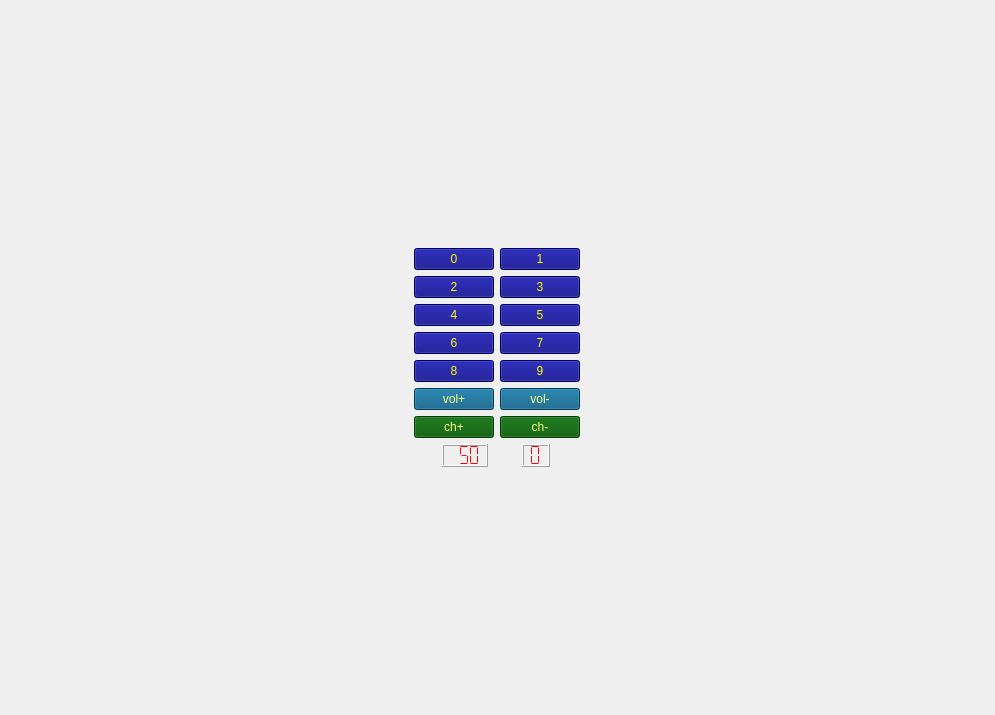
<?xml version="1.0" encoding="UTF-8"?>
<ui version="4.0">
 <class>channel_switch</class>
 <widget class="QWidget" name="channel_switch">
  <property name="geometry">
   <rect>
    <x>0</x>
    <y>0</y>
    <width>995</width>
    <height>715</height>
   </rect>
  </property>
  <property name="windowTitle">
   <string>Form</string>
  </property>
  <layout class="QGridLayout" name="gridLayout_2">
   <item row="0" column="0">
    <layout class="QVBoxLayout" name="verticalLayout">
     <item>
      <layout class="QGridLayout" name="gridLayout">
       <item row="2" column="0">
        <widget class="QPushButton" name="pcmd_2">
         <property name="sizePolicy">
          <sizepolicy hsizetype="Fixed" vsizetype="Fixed">
           <horstretch>0</horstretch>
           <verstretch>0</verstretch>
          </sizepolicy>
         </property>
         <property name="styleSheet">
          <string notr="true">color: rgb(255, 255, 0);
background-color: rgb(0, 0, 127);</string>
         </property>
         <property name="text">
          <string>2</string>
         </property>
        </widget>
       </item>
       <item row="5" column="0">
        <widget class="QPushButton" name="pcmd_4">
         <property name="sizePolicy">
          <sizepolicy hsizetype="Fixed" vsizetype="Fixed">
           <horstretch>0</horstretch>
           <verstretch>0</verstretch>
          </sizepolicy>
         </property>
         <property name="styleSheet">
          <string notr="true">color: rgb(255, 255, 0);
background-color: rgb(0, 0, 127);</string>
         </property>
         <property name="text">
          <string>4</string>
         </property>
        </widget>
       </item>
       <item row="5" column="2">
        <widget class="QPushButton" name="pcmd_5">
         <property name="sizePolicy">
          <sizepolicy hsizetype="Fixed" vsizetype="Fixed">
           <horstretch>0</horstretch>
           <verstretch>0</verstretch>
          </sizepolicy>
         </property>
         <property name="styleSheet">
          <string notr="true">color: rgb(255, 255, 0);
background-color: rgb(0, 0, 127);</string>
         </property>
         <property name="text">
          <string>5</string>
         </property>
        </widget>
       </item>
       <item row="0" column="2">
        <widget class="QPushButton" name="pcmd_1">
         <property name="sizePolicy">
          <sizepolicy hsizetype="Fixed" vsizetype="Fixed">
           <horstretch>0</horstretch>
           <verstretch>0</verstretch>
          </sizepolicy>
         </property>
         <property name="styleSheet">
          <string notr="true">color: rgb(255, 255, 0);
background-color: rgb(0, 0, 127);</string>
         </property>
         <property name="text">
          <string>1</string>
         </property>
        </widget>
       </item>
       <item row="8" column="2">
        <widget class="QPushButton" name="pcmd_9">
         <property name="sizePolicy">
          <sizepolicy hsizetype="Fixed" vsizetype="Fixed">
           <horstretch>0</horstretch>
           <verstretch>0</verstretch>
          </sizepolicy>
         </property>
         <property name="styleSheet">
          <string notr="true">background-color: rgb(0, 0, 127);
color: rgb(255, 255, 0);</string>
         </property>
         <property name="text">
          <string>9</string>
         </property>
        </widget>
       </item>
       <item row="7" column="0">
        <widget class="QPushButton" name="pcmd_6">
         <property name="sizePolicy">
          <sizepolicy hsizetype="Fixed" vsizetype="Fixed">
           <horstretch>0</horstretch>
           <verstretch>0</verstretch>
          </sizepolicy>
         </property>
         <property name="styleSheet">
          <string notr="true">color: rgb(255, 255, 0);
background-color: rgb(0, 0, 127);</string>
         </property>
         <property name="text">
          <string>6</string>
         </property>
        </widget>
       </item>
       <item row="10" column="2">
        <widget class="QPushButton" name="pcmd_chan_min">
         <property name="sizePolicy">
          <sizepolicy hsizetype="Fixed" vsizetype="Fixed">
           <horstretch>0</horstretch>
           <verstretch>0</verstretch>
          </sizepolicy>
         </property>
         <property name="styleSheet">
          <string notr="true">background-color: rgb(0, 85, 0);
color: rgb(255, 255, 127);</string>
         </property>
         <property name="text">
          <string>ch-</string>
         </property>
        </widget>
       </item>
       <item row="9" column="2">
        <widget class="QPushButton" name="pcmd_vol_min">
         <property name="sizePolicy">
          <sizepolicy hsizetype="Fixed" vsizetype="Fixed">
           <horstretch>0</horstretch>
           <verstretch>0</verstretch>
          </sizepolicy>
         </property>
         <property name="styleSheet">
          <string notr="true">background-color: rgb(0, 85, 127);
color: rgb(255, 255, 127);</string>
         </property>
         <property name="text">
          <string>vol-</string>
         </property>
        </widget>
       </item>
       <item row="9" column="0">
        <widget class="QPushButton" name="pcmd_vol_max">
         <property name="sizePolicy">
          <sizepolicy hsizetype="Fixed" vsizetype="Fixed">
           <horstretch>0</horstretch>
           <verstretch>0</verstretch>
          </sizepolicy>
         </property>
         <property name="styleSheet">
          <string notr="true">background-color: rgb(0, 85, 127);
color: rgb(255, 255, 127);</string>
         </property>
         <property name="text">
          <string>vol+</string>
         </property>
        </widget>
       </item>
       <item row="2" column="2">
        <widget class="QPushButton" name="pcmd_3">
         <property name="sizePolicy">
          <sizepolicy hsizetype="Fixed" vsizetype="Fixed">
           <horstretch>0</horstretch>
           <verstretch>0</verstretch>
          </sizepolicy>
         </property>
         <property name="styleSheet">
          <string notr="true">color: rgb(255, 255, 0);
background-color: rgb(0, 0, 127);</string>
         </property>
         <property name="text">
          <string>3</string>
         </property>
        </widget>
       </item>
       <item row="8" column="0">
        <widget class="QPushButton" name="pcmd_8">
         <property name="styleSheet">
          <string notr="true">color: rgb(255, 255, 0);
background-color: rgb(0, 0, 127);</string>
         </property>
         <property name="text">
          <string>8</string>
         </property>
        </widget>
       </item>
       <item row="7" column="2">
        <widget class="QPushButton" name="pcmd_7">
         <property name="sizePolicy">
          <sizepolicy hsizetype="Fixed" vsizetype="Fixed">
           <horstretch>0</horstretch>
           <verstretch>0</verstretch>
          </sizepolicy>
         </property>
         <property name="styleSheet">
          <string notr="true">color: rgb(255, 255, 0);
background-color: rgb(0, 0, 127);</string>
         </property>
         <property name="text">
          <string>7</string>
         </property>
        </widget>
       </item>
       <item row="0" column="0">
        <widget class="QPushButton" name="pcmd_0">
         <property name="sizePolicy">
          <sizepolicy hsizetype="Fixed" vsizetype="Fixed">
           <horstretch>0</horstretch>
           <verstretch>0</verstretch>
          </sizepolicy>
         </property>
         <property name="styleSheet">
          <string notr="true">color: rgb(255, 255, 0);
background-color: rgb(0, 0, 127);</string>
         </property>
         <property name="text">
          <string>0</string>
         </property>
        </widget>
       </item>
       <item row="10" column="0">
        <widget class="QPushButton" name="pcmd_chan_max">
         <property name="sizePolicy">
          <sizepolicy hsizetype="Fixed" vsizetype="Fixed">
           <horstretch>0</horstretch>
           <verstretch>0</verstretch>
          </sizepolicy>
         </property>
         <property name="styleSheet">
          <string notr="true">background-color: rgb(0, 85, 0);
color: rgb(255, 255, 127);</string>
         </property>
         <property name="text">
          <string>ch+</string>
         </property>
        </widget>
       </item>
      </layout>
     </item>
     <item>
      <layout class="QHBoxLayout" name="horizontalLayout">
       <item>
        <widget class="QLCDNumber" name="lcd_vol">
         <property name="sizePolicy">
          <sizepolicy hsizetype="Fixed" vsizetype="Fixed">
           <horstretch>0</horstretch>
           <verstretch>0</verstretch>
          </sizepolicy>
         </property>
         <property name="font">
          <font>
           <pointsize>14</pointsize>
           <weight>75</weight>
           <bold>true</bold>
          </font>
         </property>
         <property name="styleSheet">
          <string notr="true">color: rgb(255, 0, 0);</string>
         </property>
         <property name="digitCount">
          <number>3</number>
         </property>
         <property name="segmentStyle">
          <enum>QLCDNumber::Flat</enum>
         </property>
         <property name="intValue" stdset="0">
          <number>50</number>
         </property>
        </widget>
       </item>
       <item>
        <widget class="QLCDNumber" name="lcd_channel">
         <property name="sizePolicy">
          <sizepolicy hsizetype="Fixed" vsizetype="Fixed">
           <horstretch>60</horstretch>
           <verstretch>30</verstretch>
          </sizepolicy>
         </property>
         <property name="font">
          <font>
           <pointsize>14</pointsize>
           <weight>75</weight>
           <bold>true</bold>
          </font>
         </property>
         <property name="styleSheet">
          <string notr="true">color: rgb(255, 0, 0);</string>
         </property>
         <property name="digitCount">
          <number>1</number>
         </property>
         <property name="segmentStyle">
          <enum>QLCDNumber::Flat</enum>
         </property>
        </widget>
       </item>
      </layout>
     </item>
    </layout>
   </item>
  </layout>
 </widget>
 <resources/>
 <connections>
  <connection>
   <sender>pcmd_1</sender>
   <signal>clicked()</signal>
   <receiver>channel_switch</receiver>
   <slot>slotButtonClicked()</slot>
   <hints>
    <hint type="sourcelabel">
     <x>658</x>
     <y>35</y>
    </hint>
    <hint type="destinationlabel">
     <x>990</x>
     <y>45</y>
    </hint>
   </hints>
  </connection>
  <connection>
   <sender>pcmd_3</sender>
   <signal>clicked()</signal>
   <receiver>channel_switch</receiver>
   <slot>slotButtonClicked()</slot>
   <hints>
    <hint type="sourcelabel">
     <x>663</x>
     <y>85</y>
    </hint>
    <hint type="destinationlabel">
     <x>994</x>
     <y>90</y>
    </hint>
   </hints>
  </connection>
  <connection>
   <sender>pcmd_5</sender>
   <signal>clicked()</signal>
   <receiver>channel_switch</receiver>
   <slot>slotButtonClicked()</slot>
   <hints>
    <hint type="sourcelabel">
     <x>668</x>
     <y>131</y>
    </hint>
    <hint type="destinationlabel">
     <x>988</x>
     <y>137</y>
    </hint>
   </hints>
  </connection>
  <connection>
   <sender>pcmd_7</sender>
   <signal>clicked()</signal>
   <receiver>channel_switch</receiver>
   <slot>slotButtonClicked()</slot>
   <hints>
    <hint type="sourcelabel">
     <x>677</x>
     <y>175</y>
    </hint>
    <hint type="destinationlabel">
     <x>992</x>
     <y>179</y>
    </hint>
   </hints>
  </connection>
  <connection>
   <sender>pcmd_9</sender>
   <signal>clicked()</signal>
   <receiver>channel_switch</receiver>
   <slot>slotButtonClicked()</slot>
   <hints>
    <hint type="sourcelabel">
     <x>676</x>
     <y>227</y>
    </hint>
    <hint type="destinationlabel">
     <x>989</x>
     <y>238</y>
    </hint>
   </hints>
  </connection>
  <connection>
   <sender>pcmd_0</sender>
   <signal>clicked()</signal>
   <receiver>channel_switch</receiver>
   <slot>slotButtonClicked()</slot>
   <hints>
    <hint type="sourcelabel">
     <x>310</x>
     <y>32</y>
    </hint>
    <hint type="destinationlabel">
     <x>5</x>
     <y>41</y>
    </hint>
   </hints>
  </connection>
  <connection>
   <sender>pcmd_2</sender>
   <signal>clicked()</signal>
   <receiver>channel_switch</receiver>
   <slot>slotButtonClicked()</slot>
   <hints>
    <hint type="sourcelabel">
     <x>319</x>
     <y>83</y>
    </hint>
    <hint type="destinationlabel">
     <x>-7</x>
     <y>84</y>
    </hint>
   </hints>
  </connection>
  <connection>
   <sender>pcmd_4</sender>
   <signal>clicked()</signal>
   <receiver>channel_switch</receiver>
   <slot>slotButtonClicked()</slot>
   <hints>
    <hint type="sourcelabel">
     <x>307</x>
     <y>133</y>
    </hint>
    <hint type="destinationlabel">
     <x>-2</x>
     <y>122</y>
    </hint>
   </hints>
  </connection>
  <connection>
   <sender>pcmd_6</sender>
   <signal>clicked()</signal>
   <receiver>channel_switch</receiver>
   <slot>slotButtonClicked()</slot>
   <hints>
    <hint type="sourcelabel">
     <x>304</x>
     <y>183</y>
    </hint>
    <hint type="destinationlabel">
     <x>0</x>
     <y>174</y>
    </hint>
   </hints>
  </connection>
  <connection>
   <sender>pcmd_8</sender>
   <signal>clicked()</signal>
   <receiver>channel_switch</receiver>
   <slot>slotButtonClicked()</slot>
   <hints>
    <hint type="sourcelabel">
     <x>318</x>
     <y>228</y>
    </hint>
    <hint type="destinationlabel">
     <x>0</x>
     <y>217</y>
    </hint>
   </hints>
  </connection>
  <connection>
   <sender>pcmd_chan_min</sender>
   <signal>clicked()</signal>
   <receiver>channel_switch</receiver>
   <slot>slotChannelChanged()</slot>
   <hints>
    <hint type="sourcelabel">
     <x>665</x>
     <y>318</y>
    </hint>
    <hint type="destinationlabel">
     <x>997</x>
     <y>335</y>
    </hint>
   </hints>
  </connection>
  <connection>
   <sender>pcmd_chan_max</sender>
   <signal>clicked()</signal>
   <receiver>channel_switch</receiver>
   <slot>slotChannelChanged()</slot>
   <hints>
    <hint type="sourcelabel">
     <x>306</x>
     <y>319</y>
    </hint>
    <hint type="destinationlabel">
     <x>4</x>
     <y>315</y>
    </hint>
   </hints>
  </connection>
  <connection>
   <sender>pcmd_vol_min</sender>
   <signal>clicked()</signal>
   <receiver>channel_switch</receiver>
   <slot>valueChanged()</slot>
   <hints>
    <hint type="sourcelabel">
     <x>669</x>
     <y>271</y>
    </hint>
    <hint type="destinationlabel">
     <x>992</x>
     <y>286</y>
    </hint>
   </hints>
  </connection>
  <connection>
   <sender>pcmd_vol_max</sender>
   <signal>clicked()</signal>
   <receiver>channel_switch</receiver>
   <slot>valueChanged()</slot>
   <hints>
    <hint type="sourcelabel">
     <x>320</x>
     <y>271</y>
    </hint>
    <hint type="destinationlabel">
     <x>3</x>
     <y>259</y>
    </hint>
   </hints>
  </connection>
 </connections>
 <slots>
  <slot>slotButtonClicked()</slot>
  <slot>slotChannelChanged()</slot>
  <slot>valueChanged()</slot>
 </slots>
</ui>
